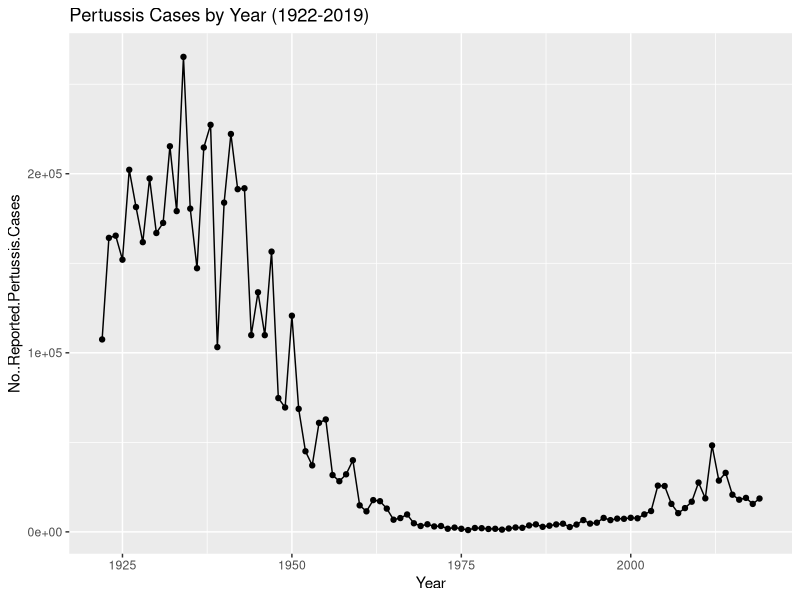
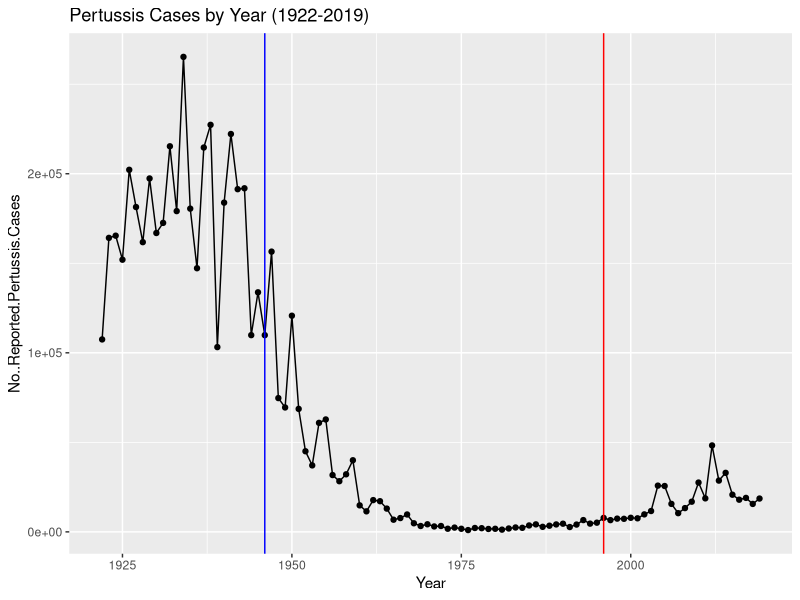

Write R code to recreate these figures, in order. (Note: this script raises an error after producing the figures.)
## ---- chunk 1
cdc <- data.frame(
                          Year = c(1922L,
                                   1923L,1924L,1925L,1926L,1927L,1928L,
                                   1929L,1930L,1931L,1932L,1933L,1934L,1935L,
                                   1936L,1937L,1938L,1939L,1940L,1941L,
                                   1942L,1943L,1944L,1945L,1946L,1947L,1948L,
                                   1949L,1950L,1951L,1952L,1953L,1954L,
                                   1955L,1956L,1957L,1958L,1959L,1960L,
                                   1961L,1962L,1963L,1964L,1965L,1966L,1967L,
                                   1968L,1969L,1970L,1971L,1972L,1973L,
                                   1974L,1975L,1976L,1977L,1978L,1979L,1980L,
                                   1981L,1982L,1983L,1984L,1985L,1986L,
                                   1987L,1988L,1989L,1990L,1991L,1992L,1993L,
                                   1994L,1995L,1996L,1997L,1998L,1999L,
                                   2000L,2001L,2002L,2003L,2004L,2005L,
                                   2006L,2007L,2008L,2009L,2010L,2011L,2012L,
                                   2013L,2014L,2015L,2016L,2017L,2018L,
                                   2019L),
  No..Reported.Pertussis.Cases = c(107473,
                                   164191,165418,152003,202210,181411,
                                   161799,197371,166914,172559,215343,179135,
                                   265269,180518,147237,214652,227319,103188,
                                   183866,222202,191383,191890,109873,
                                   133792,109860,156517,74715,69479,120718,
                                   68687,45030,37129,60886,62786,31732,28295,
                                   32148,40005,14809,11468,17749,17135,
                                   13005,6799,7717,9718,4810,3285,4249,
                                   3036,3287,1759,2402,1738,1010,2177,2063,
                                   1623,1730,1248,1895,2463,2276,3589,
                                   4195,2823,3450,4157,4570,2719,4083,6586,
                                   4617,5137,7796,6564,7405,7298,7867,
                                   7580,9771,11647,25827,25616,15632,10454,
                                   13278,16858,27550,18719,48277,28639,
                                   32971,20762,17972,18975,15609,18617)
)
head(cdc)
## ---- chunk 2
library(ggplot2)
ggplot(cdc) +
  aes(x = Year, y = No..Reported.Pertussis.Cases) +
  geom_point() +
  geom_line() + 
  labs(title = "Pertussis Cases by Year (1922-2019)")
## ---- chunk 3
ggplot(cdc) +
  aes(x = Year, y = No..Reported.Pertussis.Cases) +
  geom_point() +
  geom_line() + 
  labs(title = "Pertussis Cases by Year (1922-2019)") +
  geom_vline(xintercept = 1946, color = "blue") +
  geom_vline(xintercept = 1996, color = "red")
## ---- chunk 4
library(jsonlite)
## ---- chunk 5
subject <- read_json("https://www.cmi-pb.org/api/subject", simplifyVector = TRUE) 
head(subject, 3)
## ---- chunk 6
table(subject$infancy_vac)
## ---- chunk 7
table(subject$biological_sex)
## ---- chunk 8
table(subject$biological_sex, subject$race)
## ---- chunk 9
library(lubridate)
today()
## ---- chunk 10
today() - ymd("2000-01-01")
## ---- chunk 11
time_length( today() - ymd("2000-01-01"),  "years")
## ---- chunk 12
subject$age <- today() - ymd(subject$year_of_birth)
## ---- chunk 13
library(dplyr)
ap <- subject %>% filter(infancy_vac == "aP")

round( summary( time_length( ap$age, "years" ) ) )
## ---- chunk 14
wp <- subject %>% filter(infancy_vac == "wP")
round( summary( time_length( wp$age, "years" ) ) )
## ---- chunk 15
int <- ymd(subject$date_of_boost) - ymd(subject$year_of_birth)
age_at_boost <- time_length(int, "year")
head(age_at_boost)
## ---- chunk 16
ggplot(subject) +
  aes(time_length(age, "year"),
      fill=as.factor(infancy_vac)) +
  geom_histogram(show.legend=FALSE) +
  facet_wrap(vars(infancy_vac), nrow=2)
## ---- chunk 17
specimen <- read_json("https://www.cmi-pb.org/api/specimen", simplifyVector = TRUE) 
titer <- read_json("https://www.cmi-pb.org/api/ab_titer", simplifyVector = TRUE)
## ---- chunk 18
meta <- full_join(specimen, subject)
dim(meta)
head(meta)
## ---- chunk 19
abdata <- inner_join(titer, meta)
dim(abdata)
## ---- chunk 20
table(abdata$isotype)
## ---- chunk 21
table(abdata$visit)
## ---- chunk 22
ig1 <- abdata %>% filter(isotype == "IgG1", visit!=8)
head(ig1)
## ---- chunk 23
ggplot(ig1) +
  aes(MFI, antigen) +
  geom_boxplot() + 
  facet_wrap(vars(visit), nrow=2)
## ---- chunk 24
ggplot(ig1) +
  aes(MFI, antigen, col=infancy_vac ) +
  geom_boxplot(show.legend = FALSE) + 
  facet_wrap(vars(infancy_vac, visit), nrow=2)
## ---- chunk 25
filter(ig1, antigen=="Measles") %>%
  ggplot() +
  aes(MFI, col=infancy_vac) +
  geom_boxplot(show.legend = FALSE) +
  facet_wrap(vars(visit)) +
  theme_bw()
## ---- chunk 26
filter(ig1, antigen=="FIM2/3") %>%
  ggplot() +
  aes(MFI, col=infancy_vac) +
  geom_boxplot(show.legend = F) +
  facet_wrap(vars(visit)) +
  theme_bw()
## ---- chunk 27
url <- "https://www.cmi-pb.org/api/v2/rnaseq?versioned_ensembl_gene_id=eq.ENSG00000211896.7"

rna <- read_json(url, simplifyVector = TRUE) 
## ---- chunk 28
ssrna <- inner_join(rna, meta)
## ---- chunk 29
ggplot(ssrna) +
  aes(visit, tpm, group=subject_id) +
  geom_point() +
  geom_line(alpha=0.2)
## ---- chunk 30
ggplot(ssrna) +
  aes(tpm, col=infancy_vac) +
  geom_boxplot() +
  facet_wrap(vars(visit))
## ---- chunk 31
ssrna %>%  
  filter(visit==4) %>% 
  ggplot() +
    aes(tpm, col=infancy_vac) + geom_density() + 
    geom_rug() 
